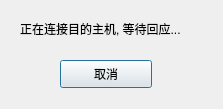
<?xml version="1.0" encoding="UTF-8"?>
<ui version="4.0">
 <class>processDlg</class>
 <widget class="QDialog" name="processDlg">
  <property name="geometry">
   <rect>
    <x>0</x>
    <y>0</y>
    <width>223</width>
    <height>109</height>
   </rect>
  </property>
  <property name="minimumSize">
   <size>
    <width>223</width>
    <height>109</height>
   </size>
  </property>
  <property name="maximumSize">
   <size>
    <width>223</width>
    <height>109</height>
   </size>
  </property>
  <property name="windowTitle">
   <string>[连接中...请等待]</string>
  </property>
  <property name="windowIcon">
   <iconset resource="../Resource/sudoku.qrc">
    <normaloff>:/png/sudoku.png</normaloff>:/png/sudoku.png</iconset>
  </property>
  <widget class="QPushButton" name="pB_return">
   <property name="geometry">
    <rect>
     <x>60</x>
     <y>60</y>
     <width>92</width>
     <height>28</height>
    </rect>
   </property>
   <property name="text">
    <string>取消</string>
   </property>
  </widget>
  <widget class="QLabel" name="label">
   <property name="geometry">
    <rect>
     <x>20</x>
     <y>20</y>
     <width>231</width>
     <height>18</height>
    </rect>
   </property>
   <property name="text">
    <string>正在连接目的主机, 等待回应...</string>
   </property>
  </widget>
 </widget>
 <resources>
  <include location="../Resource/sudoku.qrc"/>
 </resources>
 <connections/>
</ui>
